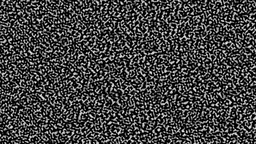
#> input picture model_creation/pics/0noise.jpg, 256 x 144 px, shrunk from 3840 x 2160 before the run, found by its file name; its folder holds only this picture in this run
$ python fracdim.py   (older library calls are emulated)
#> lines starting #> are read from the running program, lines starting #| are printed output that depends on the picture
### models/boxcounting.py
from os import listdir
from os.path import basename, splitext, join, realpath, expanduser
import numpy as np
import matplotlib.pyplot as plt
from scipy import ndimage
from numba import jit, prange
from tqdm import tqdm
from PIL import Image
from utils import timer, normalize01


# From https://github.com/rougier/numpy-100 (#87)
def boxcount(Z, k):
    S = np.add.reduceat(
                np.add.reduceat(Z, np.arange(0, Z.shape[0], k), axis=0),
                np.arange(0, Z.shape[1], k), axis=1)
    # We count non-empty (0) and non-full boxes (k*k)
    return len(np.where((S > 0) & (S < k*k))[0])


# Modified from:
#   https://gist.github.com/viveksck/1110dfca01e4ec2c608515f0d5a5b1d1
def fractal_dimension(Z, threshold=0.9):
    '''
    Calculates Minkowski–Bouligand fractal dimension of a 2D array.
    '''
    Z = normalize01(Z)

    # Only for 2d image
    assert(len(Z.shape) == 2)

    # Transform Z into a binary array
    Z = (Z < threshold)

    # Minimal dimension of image
    p = min(Z.shape)

    # Greatest power of 2 less than or equal to p
    n = 2**np.floor(np.log(p)/np.log(2))

    # Extract the exponent
    n = int(np.log(n)/np.log(2))

    # Build successive box sizes (from 2**n down to 2**1)
    sizes = 2**np.arange(n, 1, -1)

    # Actual box counting with decreasing size
    counts = []
    for size in sizes:
        counts.append(boxcount(Z, size))

    # Fit the successive log(sizes) with log (counts)
    coeffs = np.polyfit(np.log(sizes), np.log(counts), 1)
    return(-coeffs[0])


def files_fractal_dimension(filepaths, threshold):
#> called with threshold = 0.5
    fractal_dimensions = []
    for i, filepath in enumerate(filepaths):
        filepath = expanduser(filepath)
        name = basename(splitext(filepath)[0])
        img = np.mean(np.array(Image.open(filepath)), axis=-1)
        #img = ndimage.gaussian_filter(img, sigma=1)
        img = normalize01(img)
#> in normalize01, `minval = array.min()`: minval = 0
#> in normalize01, `maxval = array.max()`: maxval = 252
        fractal_dimensions.append(fractal_dimension(img,.9))
#> in fractal_dimension, `Z = (Z < threshold)`:
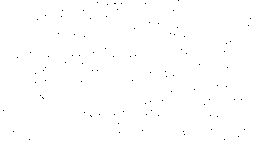
#> Z: shape (144, 256) bool; 99.7% white; black in thin lines or dots
#> the loop in fractal_dimension, `for size in sizes:` made 6 passes
#> S in boxcount on pass 1: [[16339, 16342], [2045, 2041]]
#> after the loop in fractal_dimension, `for size in sizes:`: counts = [4, 12, 36, 67, 89, 95]
#> in fractal_dimension, `coeffs = np.polyfit(np.log(sizes), np.log(counts), 1)`: coeffs = [-0.926, 6.34]
    return(fractal_dimensions)


# [8 lines that do not run on import are left out]

### models/utils.py
import functools
import time
# [11 lines left out: function timer, not called in this run]

def normalize01(array):
    minval = array.min()
    maxval = array.max()
    norm_array = (array - minval) / (maxval - minval)
    return(norm_array)

### models/semivariogram.py
from os import listdir
from os.path import basename, splitext, join, realpath, expanduser
import numpy as np
import matplotlib.pyplot as plt
from scipy import ndimage
from numba import jit, prange
from tqdm import tqdm
from PIL import Image
from utils import timer


#@timer
@jit(boundscheck=False, nogil=True, nopython=True, parallel=True)
def semivariogram2d(img, resample=0.):
    '''
    Calculates semivariogram for 2D data.
    :param img: 2D data array.
    :param resample: Samples image pixels before calculating semivariogram.
    :type img: 2D numpy.ndarray object.
    :type resample: integer or percentage float.
    :return: mean semivariance by integer distance (starting
        from 1).
    :rtype: 1D numpy.ndarray.
    '''
    h = img.shape[0]
    w = img.shape[1]
    s = img.size
    z = img.flat
    maxdist = int(round(np.sqrt(h**2+w**2)))
    sumvar = np.zeros(maxdist)
    N = np.zeros(maxdist, dtype=np.int32)
    # sample data if it's too big
    if resample > 1:
        sample_size = int(resample)
    elif resample != 0:
        sample_size = int(resample*s)
    else:
        sample_size = s
    sample = np.random.choice(np.arange(s), sample_size)
    for i in range(0, sample_size//2):
        for j in range(sample_size//2, sample_size):
            m = sample[i]
            n = sample[j]
            xi, xj, yi, yj = m%w, n%w, m//w, n//w
            distr = np.sqrt((xj-xi)**2+(yj-yi)**2)
            dist = int(np.round(distr))
            var = (z[n] - z[m])**2
            sumvar[dist] += var
            N[dist] += 1
    # here sumvar(dist) becomes meanvar(dist)
    for dist in range(maxdist):
        if N[dist] != 0:
            sumvar[dist] /= N[dist]
    return(sumvar)


def validate_semivariogram_index(semivariogram, x=None):
    if x is None:
        x = np.arange(1, semivariogram.size+1)
    index = np.logical_and(x>0, semivariogram>0)
    return(index)


# [7 lines left out: function valid_semivariogram2d, not called in this run]


def semivariogram_coefs(semivariogram=None, x=None, semivariogram_log=None, x_log=None):
    index = None
    if semivariogram is not None:
        if x is None:
            x = np.arange(1,semivariogram.size+1)
        index = validate_semivariogram_index(semivariogram, x)
        x, semivariogram  = x[index],  semivariogram[index]
        x_log, semivariogram_log = np.log(x), np.log(semivariogram)
    else:
        assert semivariogram_log is not None and x_log is not None
    coefs = np.polyfit(x_log, semivariogram_log, deg=1)
    return(coefs)


# [5 lines left out: function semivariogram_vars_from_coefs, not called in this run]


def semivariogram_frac_dim_from_coefs(coefs):
    return(3-coefs[0])


# [17 lines left out: function plot_semivariogram, not called in this run]


def fractal_dimension(img, resample=1/100):
    '''
    Calculates fractal dimension of 2D data based on semivariogram curve.
    :param img: 2D data array.
    :param resample: How many image pixel samples to use from before calculating
        semivariogram.
    :type img: 2D numpy.ndarray object.
    :type resample: absolute integer or sample percentage float.
    :return: fractal dimension.
    :rtype: float
    '''
    semivariogram = semivariogram2d(img, resample)
    coefs = semivariogram_coefs(semivariogram)
    D = semivariogram_frac_dim_from_coefs(coefs)
    return(D)


# [11 lines left out: function files_semivariogram_plot, not called in this run]


def files_fractal_dimension(filepaths):
    fractal_dimensions = []
    for i, filepath in enumerate(filepaths):
        filepath = expanduser(filepath)
        name = basename(splitext(filepath)[0])
        img = np.mean(np.array(Image.open(filepath)), axis=-1)
        img = ndimage.gaussian_filter(img, sigma=1)
        fractal_dimensions.append(fractal_dimension(img, 1/100))
    return(fractal_dimensions)


# [8 lines that do not run on import are left out]

### models/psd.py
from os import listdir
from os.path import basename, splitext, join, realpath, expanduser
import numpy as np
import matplotlib.pyplot as plt
from scipy import ndimage
from numba import jit, prange
from tqdm import tqdm
from PIL import Image
from utils import timer


def fourier_transform(img):
    imgfour = np.fft.fft2(img)
    imgfour = np.fft.fftshift(imgfour)
    return(imgfour)


def radial_psd_2d(img):
    imgfour = fourier_transform(img)
    imgpsd2d = np.real(imgfour * np.conj(imgfour))
    return(imgpsd2d)


# Modified from
# https://medium.com/tangibit-studios/2d-spectrum-characterization-e288f255cc59
def radial_psd_1d(img=None, imgpsd2d=None):
    if imgpsd2d is None:
        imgpsd2d = radial_psd_2d(img)
    h  = imgpsd2d.shape[0]
    w  = imgpsd2d.shape[1]
    wc = w//2
    hc = h//2

    # create an array of integer radial distances from the center
    Y, X = np.ogrid[0:h, 0:w]
    r    = np.hypot(X - wc, Y - hc).astype(np.int)

    # SUM all psd2D pixels with label 'r' for 0<=r<=wc
    # NOTE: this will miss power contributions in 'corners' r>wc
    imgpsd1d = ndimage.sum(imgpsd2d, r, index=np.arange(0, wc))
    return(imgpsd1d)


def log_log_psd_coefs(img=None, psd1d=None, psd_log=None, x_log=None):
    if psd_log is None:
        if psd1d is None:
            psd1d = radial_psd_1d(img)
        psd_log = np.log(psd1d)
    if x_log is None:
        x = np.arange(1, psd1d.size+1)
        x_log = np.log(x)
    coefs = np.polyfit(x_log, psd_log, 1)
    return(coefs)

# DOI: 10.1109/IGARSS.1999.773452 · Source: IEEE Xplore
def fractal_dimension(img=None, coefs=None):
    if coefs is None:
        coefs = log_log_psd_coefs(img)
    beta = -coefs[0]
    H = (beta - 2)/2
    D = 3 - H
    return(D)


# [27 lines left out: functions plot_psd, files_psd_plot, not called in this run]

def files_fractal_dimension(filepaths):
    fractal_dimensions = []
    for i, filepath in enumerate(filepaths):
        filepath = expanduser(filepath)
        name = basename(splitext(filepath)[0])
        img = np.mean(np.array(Image.open(filepath)), axis=-1)
        fractal_dimensions.append(fractal_dimension(img))
    return(fractal_dimensions)


# [8 lines that do not run on import are left out]

### models/fracdim.py
from os import listdir
from os.path import basename, splitext, join, realpath, expanduser

import numpy as np
import matplotlib.pyplot as plt
import seaborn as sns

import semivariogram
import psd
import boxcounting
from utils import normalize01


if __name__ == '__main__':
    folder='pics'
    filepaths = [ join(folder, i) for i in listdir(folder) ]
    filepaths.sort()

    boxcounting_Ds = boxcounting.files_fractal_dimension(filepaths, 0.5)
#> boxcounting_Ds = [0.926]
    semivariogram_Ds = semivariogram.files_fractal_dimension(filepaths)
#> in files_fractal_dimension, `filepath = expanduser(filepath)`: filepath = 'pics/0noise.jpg'
#> in files_fractal_dimension, `img = ndimage.gaussian_filter(img, sigma=1)`:
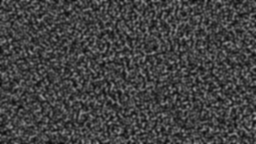
#> img: shape (144, 256) float64; min 9.25, max 161.4, mean 66
#> in fractal_dimension, `semivariogram = semivariogram2d(img, resample)`: semivariogram = 294 values, max 3735.7 at index 265, min 0 at index 0, mean 913.2
#> in semivariogram_coefs, `x, semivariogram  = x[index],  semivariogram[index]`: x = 270 values from 2 to 278; semivariogram = 270 values, max 3735.7 at index 263, min 59.97 at index 261, mean 994.3
#> in semivariogram_coefs, `x_log, semivariogram_log = np.log(x), np.log(semivariogram)`: x_log = 270 values from 0.693 to 5.63; semivariogram_log = 270 values, max 8.23 at index 263, min 4.09 at index 261, mean 6.85
#> in semivariogram_coefs, `coefs = np.polyfit(x_log, semivariogram_log, deg=1)`: coefs = [-0.084, 7.24]
#> in fractal_dimension, `D = semivariogram_frac_dim_from_coefs(coefs)`: D = 3.08
#> semivariogram_Ds = [3.08]
    psd_Ds = psd.files_fractal_dimension(filepaths)
#> in files_fractal_dimension, `filepath = expanduser(filepath)`: filepath = 'pics/0noise.jpg'
#> in radial_psd_1d, `imgpsd1d = ndimage.sum(imgpsd2d, r, index=np.arange(0, wc))`: imgpsd1d = 128 values, max 5.92e+12 at index 0, min 495820562.7 at index 2, mean 8.71e+10
#> in log_log_psd_coefs, `psd1d = radial_psd_1d(img)`: psd1d has the same summary as imgpsd1d in radial_psd_1d
#> in log_log_psd_coefs, `psd_log = np.log(psd1d)`: psd_log = 128 values, max 29.41 at index 0, min 20.02 at index 2, mean 24.04
#> in log_log_psd_coefs, `coefs = np.polyfit(x_log, psd_log, 1)`: coefs = [0.21, 23.22]
#> in fractal_dimension, `beta = -coefs[0]`: beta = -0.21
#> in fractal_dimension, `H = (beta - 2)/2`: H = -1.11
#> in fractal_dimension, `D = 3 - H`: D = 4.11
#> psd_Ds = [4.11]
    im = np.array([boxcounting_Ds, psd_Ds, semivariogram_Ds])
#> im = [0.926, 4.11, 3.08]
    for i in range(3):
        im[i,:] = normalize01(im[i,:])
#> this loop made 3 passes
#> (minval in normalize01, maxval in normalize01) on passes 1 to 3: (0.926, 0.926), (4.11, 4.11), (3.08, 3.08)
#> after the loop, im = [nan, nan, nan]
    #plt.imshow(im)
    sns.heatmap(im, annot=True)
    #sns.heatmap(np.corrcoef(im), annot=True)
    plt.show()
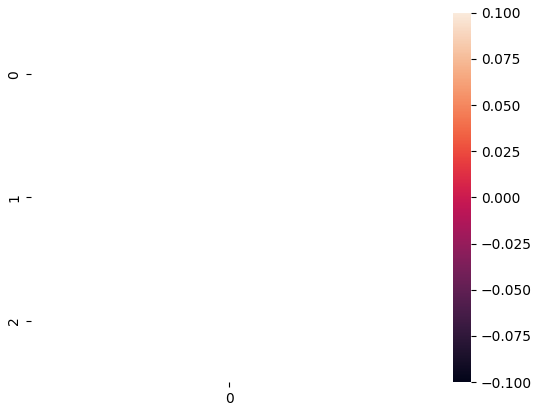
#> figure drawn by matplotlib, 2 panels
    #files_psd_plot(filepaths)

$ run again, on model_creation/pics/1noise.jpg
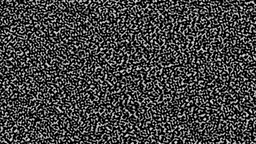
#> input picture model_creation/pics/1noise.jpg, 256 x 144 px, shrunk from 3840 x 2160 before the run, found by its file name
#> minval = 0
#> maxval = 249
#> in fractal_dimension, `Z = (Z < threshold)`:
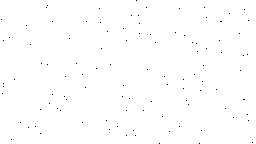
#> Z: shape (144, 256) bool; 99.7% white; black in thin lines or dots
#> the loop in fractal_dimension, `for size in sizes:` made 6 passes
#> S in boxcount on pass 1: [[16340, 16333], [2044, 2041]]
#> after the loop in fractal_dimension, `for size in sizes:`: counts = [4, 12, 39, 80, 97, 103]
#> coeffs = [-0.958, 6.51]
#> boxcounting_Ds = [0.958]
#> in files_fractal_dimension, `filepath = expanduser(filepath)`: filepath = 'pics/1noise.jpg'
#> in files_fractal_dimension, `img = ndimage.gaussian_filter(img, sigma=1)`:
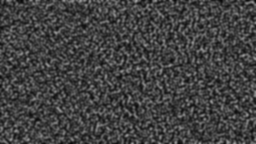
#> img: shape (144, 256) float64; min 8.24, max 159.8, mean 65.9
#> in fractal_dimension, `semivariogram = semivariogram2d(img, resample)`: semivariogram = 294 values, max 5823.4 at index 270, min 0 at index 0, mean 965.6
#> in semivariogram_coefs, `x, semivariogram  = x[index],  semivariogram[index]`: x = 270 values from 2 to 278; semivariogram = 270 values, max 5823.4 at index 266, min 113.9 at index 260, mean 1051.5
#> in semivariogram_coefs, `x_log, semivariogram_log = np.log(x), np.log(semivariogram)`: x_log = 270 values from 0.693 to 5.63; semivariogram_log = 270 values, max 8.67 at index 266, min 4.74 at index 260, mean 6.89
#> in semivariogram_coefs, `coefs = np.polyfit(x_log, semivariogram_log, deg=1)`: coefs = [0.114, 6.36]
#> in fractal_dimension, `D = semivariogram_frac_dim_from_coefs(coefs)`: D = 2.89
#> semivariogram_Ds = [2.89]
#> in files_fractal_dimension, `filepath = expanduser(filepath)`: filepath = 'pics/1noise.jpg'
#> imgpsd1d = 128 values, max 5.91e+12 at index 0, min 448147129.8 at index 2, mean 8.7e+10
#> psd1d has the same summary as imgpsd1d in radial_psd_1d
#> psd_log = 128 values, max 29.41 at index 0, min 19.92 at index 2, mean 24.03
#> in log_log_psd_coefs, `coefs = np.polyfit(x_log, psd_log, 1)`: coefs = [0.212, 23.2]
#> beta = -0.212
#> H = -1.11
#> in fractal_dimension, `D = 3 - H`: D = 4.11
#> psd_Ds = [4.11]
#> `im = np.array([boxcounting_Ds, psd_Ds, semivariogram_Ds])`: im = [0.958, 4.11, 2.89]
#> the loop `for i in range(3):` made 3 passes
#> (minval in normalize01, maxval in normalize01) on passes 1 to 3: (0.958, 0.958), (4.11, 4.11), (2.89, 2.89)
#> after the loop `for i in range(3):`: im = [nan, nan, nan]
